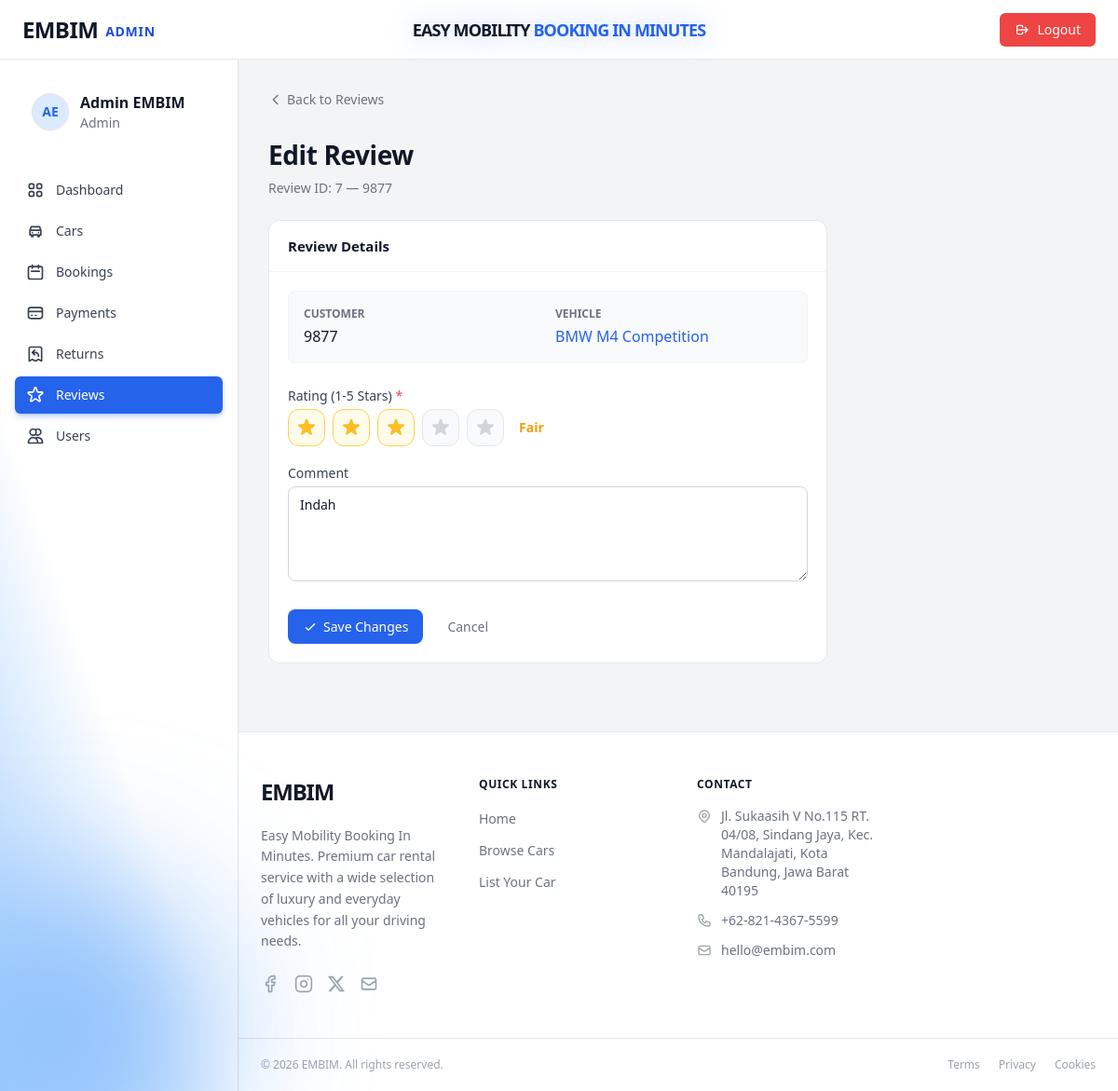
Screenshot of /admin/index.php?page=edit_review&id=7 (signed in) with the database file from the repository.
### tables this page shows
CREATE TABLE `reviews` (
  `id` int(11) NOT NULL,
  `user_id` int(11) NOT NULL,
  `car_id` int(11) NOT NULL,
  `booking_id` int(11) NOT NULL COMMENT 'Satu booking hanya bisa review sekali',
  `rating` tinyint(4) NOT NULL DEFAULT 5,
  `comment` text DEFAULT NULL,
  `created_at` datetime NOT NULL DEFAULT current_timestamp()
);

CREATE TABLE `users` (
  `id` int(11) NOT NULL,
  `full_name` varchar(100) NOT NULL,
  `email` varchar(150) NOT NULL,
  `password` varchar(255) NOT NULL COMMENT 'bcrypt hash',
  `phone` varchar(20) DEFAULT NULL,
  `address` text DEFAULT NULL,
  `role` enum('admin','user') NOT NULL DEFAULT 'user',
  `photo_profile` varchar(100) DEFAULT NULL,
  `photo_ktp` varchar(100) DEFAULT NULL,
  `photo_sim` varchar(100) DEFAULT NULL,
  `created_at` datetime NOT NULL DEFAULT current_timestamp(),
  `updated_at` datetime NOT NULL DEFAULT current_timestamp() ON UPDATE current_timestamp()
);

### admin/index.php (called while the page is built, shortened)
<?php
    require_once __DIR__ . '/config/database.php';
    require_once __DIR__ . '/controllers/AdminReviewController.php';
    $page = $_GET['page'] ?? 'dashboard';
    match ($page) {
        'add_car'               => (new DashboardController())->addCar(),
        'edit_car'              => (new DashboardController())->editCar(),
        'delete_car'            => (new DashboardController())->deleteCar(),
        'manage_cars'           => (new DashboardController())->manageCars(),
        'manage_bookings'       => (new AdminBookingController())->manageBookings(),
        'manage_payments'       => (new DashboardController())->managePayments(),
        'payment_detail'        => (new DashboardController())->paymentDetail(),
        'edit_payment'          => (new DashboardController())->editPayment(),
        'booking_detail'        => (new AdminBookingController())->bookingDetail(),
        'edit_booking'          => (new AdminBookingController())->editBooking(),
        'delete_booking'        => (new AdminBookingController())->deleteBooking(),
        'manage_users'          => (new UserController())->manageUsers(),
        'manage_returns'        => (new AdminReturnController())->manageReturns(),
        'add_return'            => (new AdminReturnController())->addReturn(),
        'return_detail'         => (new AdminReturnController())->returnDetail(),
        'edit_return'           => (new AdminReturnController())->editReturn(),
        'delete_return'         => (new AdminReturnController())->deleteReturn(),
        'manage_reviews'        => (new AdminReviewController())->manageReviews(),
        'edit_review'           => (new AdminReviewController())->editReview(),
        'delete_review'         => (new AdminReviewController())->deleteReview(),
        'edit_profile'          => (new ProfileController())->editProfile(),
        default                 => (new DashboardController())->dashboard(),
    };

### admin/config/database.php (called while the page is built, shortened)
<?php
function getPDO(): PDO {
    static $pdo = null;
    if ($pdo === null) {
        $dsn = sprintf('mysql:host=%s;dbname=%s;charset=%s', DB_HOST, DB_NAME, DB_CHARSET);
        $pdo = new PDO($dsn, DB_USER, DB_PASS, [
            PDO::ATTR_ERRMODE            => PDO::ERRMODE_EXCEPTION,
            PDO::ATTR_DEFAULT_FETCH_MODE => PDO::FETCH_ASSOC,
            PDO::ATTR_EMULATE_PREPARES   => false,
        ]);
    }
    return $pdo;
}

### admin/models/ReviewModel.php (called while the page is built, shortened)
<?php
require_once __DIR__ . '/../config/database.php';
class ReviewModel {
    private PDO $pdo;
    public function __construct() {
        $this->pdo = getPDO();
    }
    public function getReviewById(int $id): ?array {
        $stmt = $this->pdo->prepare("
            SELECT
                r.id,
                r.rating,
                r.comment,
                r.created_at,
                u.full_name as customer_name,
                CONCAT(c.brand, ' ', c.model) as car_name
            FROM `reviews` r
            JOIN `users` u ON u.id = r.user_id
            JOIN `cars` c ON c.id = r.car_id
            WHERE r.id = :id
        ");
        $stmt->execute([':id' => $id]);
        $result = $stmt->fetch(PDO::FETCH_ASSOC);
        return $result ?: null;
    }
}

### admin/views/review_edit_form.php (the view, shortened to what this page needs)
<?php require_once __DIR__ . '/partials/layout_top.php'; ?>
<div class="space-y-6 pb-10">
  <div>
    <a href="?page=manage_reviews" class="back-link">
      <svg xmlns="http://www.w3.org/2000/svg" class="h-4 w-4" fill="none" viewBox="0 0 24 24" stroke="currentColor" stroke-width="2"><path stroke-linecap="round" stroke-linejoin="round" d="M15 19l-7-7 7-7"/></svg>
      Back to Reviews
    </a>
  </div>
  <div class="page-heading">
    <h1>Edit Review</h1>
    <p>Review ID: <?= $review['id'] ?> — <?= htmlspecialchars($review['customer_name']) ?></p>
  </div>
  <div class="card" style="max-width:600px;">
    <div class="card-header"><span class="card-title">Review Details</span></div>
    <div class="card-body">
      <form method="POST" action="?page=edit_review&id=<?= $review['id'] ?>">
        <div class="bg-gray-50 rounded-lg p-4 mb-6 border border-gray-100">
          <div class="grid grid-cols-2 gap-4">
            <div>
              <div class="text-xs text-gray-500 uppercase font-semibold mb-1">Customer</div>
              <div class="font-medium text-gray-900"><?= htmlspecialchars($review['customer_name']) ?></div>
            </div>
            <div>
              <div class="text-xs text-gray-500 uppercase font-semibold mb-1">Vehicle</div>
              <div class="font-medium text-blue-600"><?= htmlspecialchars($review['car_name']) ?></div>
            </div>
          </div>
        </div>
        <div style="margin-bottom:18px;">
          <label class="form-label" for="rating">Rating (1-5 Stars) <span style="color:#ef4444;">*</span></label>
          <?php $currentRating = (int)($_POST['rating'] ?? $review['rating'] ?? 5); ?>
          <div class="flex items-center gap-2" id="star-container">
            <?php for ($i = 1; $i <= 5; $i++): ?>
              <button type="button"
                      data-star="<?= $i ?>"
                      onclick="setRating(<?= $i ?>)"
                      onmouseover="hoverRating(<?= $i ?>)"
                      onmouseout="resetHover()"
                      class="star-btn h-10 w-10 rounded-xl flex items-center justify-center transition-all duration-150 <?= $i <= $currentRating ? 'bg-amber-50 border border-amber-300' : 'bg-gray-50 border border-gray-200 hover:bg-amber-50 hover:border-amber-300' ?>">
                  <svg class="h-6 w-6 star-icon transition-colors duration-150 <?= $i <= $currentRating ? 'text-amber-400' : 'text-gray-300' ?>" fill="currentColor" viewBox="0 0 20 20">
                      <path d="M9.049 2.927c.3-.921 1.603-.921 1.902 0l1.07 3.292a1 1 0 00.95.69h3.462c.969 0 1.371 1.24.588 1.81l-2.8 2.034a1 1 0 00-.364 1.118l1.07 3.292c.3.921-.755 1.688-1.54 1.118l-2.8-2.034a1 1 0 00-1.175 0l-2.8 2.034c-.784.57-1.838-.197-1.539-1.118l1.07-3.292a1 1 0 00-.364-1.118L2.98 8.72c-.783-.57-.38-1.81.588-1.81h3.461a1 1 0 00.951-.69l1.07-3.292z"/>
                  </svg>
              </button>
            <?php endfor; ?>
            <span id="rating-label" class="text-sm font-bold text-amber-500 ml-2"></span>
          </div>
        </div>
        <div style="margin-bottom:24px;">
          <label class="form-label" for="comment">Comment</label>
          <textarea name="comment" id="comment" class="form-control" rows="4"
                    placeholder="Enter review comment..."><?= htmlspecialchars($_POST['comment'] ?? $review['comment'] ?? '') ?></textarea>
        </div>
        <div style="display:flex;gap:10px;">
          <button type="submit" class="btn btn-primary">
            <svg xmlns="http://www.w3.org/2000/svg" class="h-4 w-4" fill="none" viewBox="0 0 24 24" stroke="currentColor" stroke-width="2"><path stroke-linecap="round" stroke-linejoin="round" d="M5 13l4 4L19 7"/></svg>
            Save Changes
          </button>
          <a href="?page=manage_reviews" class="btn btn-ghost">Cancel</a>
        </div>
      </form>
    </div>
  </div>
</div>
<?php require_once __DIR__ . '/partials/layout_bottom.php'; ?>

### admin/style/style.css (style rules this page uses)
:root { --color-primary: #2563eb; --color-primary-hover: #1d4ed8; --color-primary-light: #eff6ff; --color-primary-ring: rgba(37,99,235,.35); --color-danger: #ef4444; --color-danger-hover: #dc2626; --color-danger-light: #fef2f2; --color-success: #22c55e; --color-success-light: #f0fdf4; --color-warning-light: #fefce8; --color-purple-light: #faf5ff; --color-border: #e5e7eb; --color-border-soft: #f3f4f6; --color-bg: #f3f4f6; --color-bg-white: #ffffff; --color-text: #111827; --color-text-muted: #6b7280; --color-text-subtle: #9ca3af; --radius-sm: 4px; --radius-md: 8px; --radius-lg: 12px; --radius-xl: 16px; --radius-2xl: 24px; --shadow-sm: 0 1px 2px rgba(0,0,0,.06); --shadow-md: 0 4px 16px rgba(0,0,0,.10); --shadow-lg: 0 8px 32px rgba(0,0,0,.14); --transition: 150ms ease; --sidebar-w: 256px; --topbar-h: 64px; }
*, *::before, *::after { box-sizing: border-box; }
html { height: 100%; }
body { margin: 0; font-family: ui-sans-serif, system-ui, -apple-system, "Segoe UI", Roboto, "Helvetica Neue", Arial, sans-serif; background-color: var(--color-bg); color: var(--color-text); -webkit-font-smoothing: antialiased; -moz-osx-font-smoothing: grayscale; }
a { color: inherit; text-decoration: none; }
button, input, select, textarea { font-family: inherit; }
.btn { display: inline-flex; align-items: center; gap: 6px; padding: 8px 16px; border-radius: var(--radius-md); font-size: 14px; font-weight: 500; border: none; cursor: pointer; transition: background var(--transition), color var(--transition), box-shadow var(--transition); text-decoration: none; }
.btn-primary { background: var(--color-primary); color: #fff; }
.btn-ghost { background: transparent; color: var(--color-text-muted); }
.form-label { display: block; font-size: 14px; font-weight: 500; color: #374151; margin-bottom: 4px; }
.form-control { width: 100%; border: 1px solid #d1d5db; border-radius: var(--radius-md); padding: 8px 12px; font-size: 14px; color: var(--color-text); background: var(--color-bg-white); transition: border-color var(--transition), box-shadow var(--transition); }
.form-control::placeholder { color: var(--color-text-subtle); }
.card { background: var(--color-bg-white); border: 1px solid var(--color-border); border-radius: var(--radius-lg); overflow: hidden; }
.card-header { padding: 16px 20px; border-bottom: 1px solid var(--color-border-soft); display: flex; align-items: center; justify-content: space-between; }
.card-title { font-size: 15px; font-weight: 600; color: var(--color-text); }
.card-body { padding: 20px; }
.back-link { display: inline-flex; align-items: center; gap: 4px; font-size: 14px; color: var(--color-text-muted); transition: color var(--transition); }
.page-heading h1 { font-size: 28px; font-weight: 700; letter-spacing: -.4px; color: var(--color-text); margin: 0; }
.page-heading p { font-size: 14px; color: var(--color-text-muted); margin: 4px 0 0; }

### rows the page displays
reviews: id "7", user.full_name "9877", rating 3 (drawn), comment "Indah"

### other values shown
$adminInitials "AE"
$adminName "Admin EMBIM"
$link['label'] "Dashboard"
$link['label'] "Cars"
$link['label'] "Bookings"
$link['label'] "Payments"
$link['label'] "Returns"
$link['label'] "Reviews"
$link['label'] "Users"
$review['car_name'] "BMW M4 Competition"
